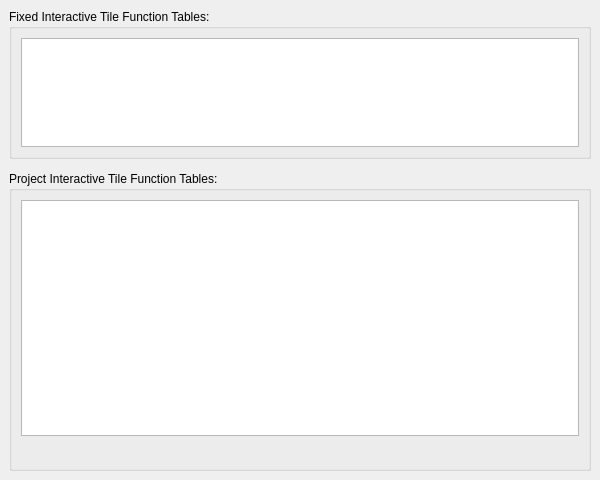
<?xml version="1.0" encoding="UTF-8"?>
<ui version="4.0">
 <class>UnTech::GuiQt::MetaTiles::InteractiveTiles::EditorWidget</class>
 <widget class="QMainWindow" name="UnTech::GuiQt::MetaTiles::InteractiveTiles::EditorWidget">
  <property name="geometry">
   <rect>
    <x>0</x>
    <y>0</y>
    <width>600</width>
    <height>480</height>
   </rect>
  </property>
  <property name="windowTitle">
   <string>Interactive Tiles Editor</string>
  </property>
  <widget class="QWidget" name="centralWidget">
   <layout class="QVBoxLayout" name="centralLayout" stretch="1,2">
    <property name="spacing">
     <number>12</number>
    </property>
    <item>
     <widget class="QGroupBox" name="fixedFunctionsGroup">
      <property name="title">
       <string>Fixed Interactive Tile Function Tables:</string>
      </property>
      <layout class="QVBoxLayout" name="fixedFunctionsLayout">
       <item>
        <widget class="QTreeView" name="fixedFunctionsView"/>
       </item>
      </layout>
     </widget>
    </item>
    <item>
     <widget class="QGroupBox" name="projectEditableGroup">
      <property name="title">
       <string>Project Interactive Tile Function Tables:</string>
      </property>
      <layout class="QVBoxLayout" name="projectEditableLayout">
       <item>
        <widget class="GuiQt::Accessor::ListAccessorTableView" name="tableView"/>
       </item>
       <item>
        <widget class="QToolBar" name="tableButtons">
         <property name="movable">
          <bool>false</bool>
         </property>
         <property name="iconSize">
          <size>
           <width>16</width>
           <height>16</height>
          </size>
         </property>
         <property name="floatable">
          <bool>false</bool>
         </property>
        </widget>
       </item>
      </layout>
     </widget>
    </item>
   </layout>
  </widget>
 </widget>
 <customwidgets>
  <customwidget>
   <class>GuiQt::Accessor::ListAccessorTableView</class>
   <extends>QTreeView</extends>
   <header>gui-qt/accessor/listaccessortableview.h</header>
  </customwidget>
 </customwidgets>
 <resources/>
 <connections/>
</ui>
